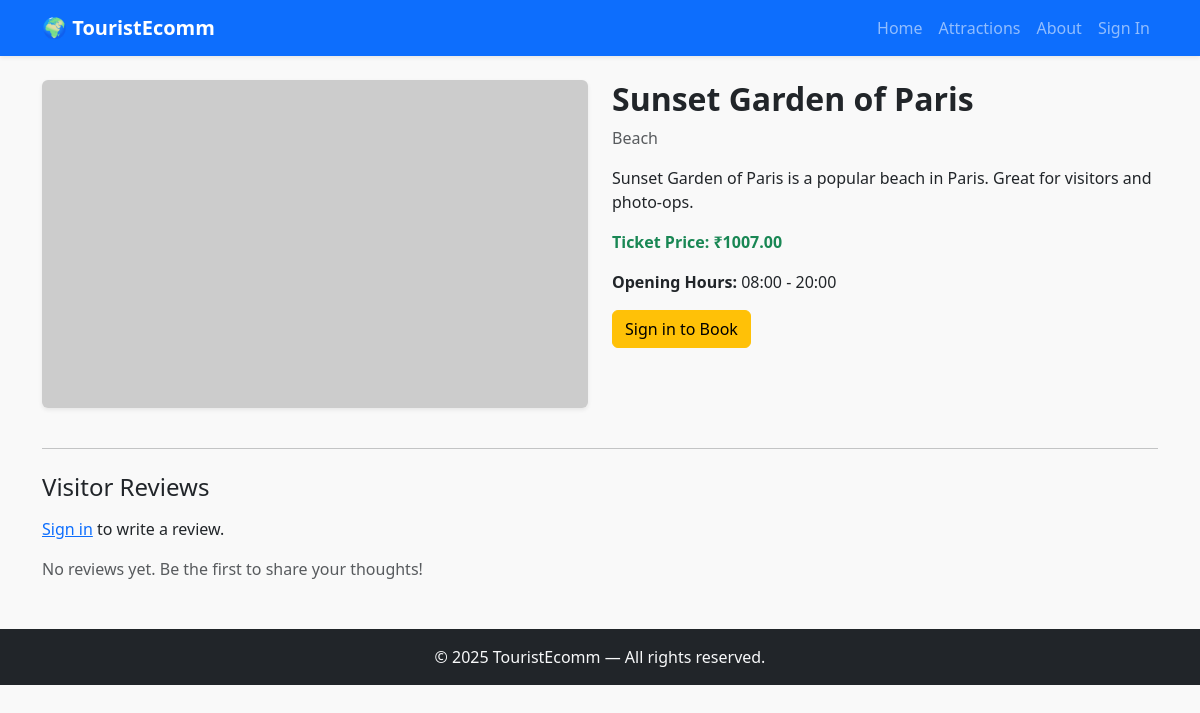
The page /attractions/sunset-garden-of-paris-60/ on the database its author committed.
### store/models.py (models this page shows)
class Attraction(models.Model):
    name = models.CharField(max_length=200)
    slug = models.SlugField(max_length=240, unique=True)
    region = models.ForeignKey(Region, on_delete=models.SET_NULL, null=True, blank=True)
    category = models.CharField(max_length=100, blank=True)
    description = models.TextField(blank=True)
    ticket_price = models.DecimalField(max_digits=8, decimal_places=2, default=0.00)
    image_url = models.URLField(blank=True)
    latitude = models.DecimalField(max_digits=9, decimal_places=6, null=True, blank=True)
    longitude = models.DecimalField(max_digits=9, decimal_places=6, null=True, blank=True)
    opening_hours = models.CharField(max_length=200, blank=True)
    available = models.BooleanField(default=True)
    created_at = models.DateTimeField(auto_now_add=True)

### store/views.py (the view)
# urls.py: path('attractions/<slug:slug>/', views.attraction_detail, name='attraction_detail'),
def attraction_detail(request, slug):
    attraction = Attraction.objects.get(slug=slug)
    reviews = Review.objects.filter(attraction=attraction)
    if request.method == 'POST' and request.user.is_authenticated:
        content = request.POST.get('review')
        Review.objects.create(user=request.user, attraction=attraction, content=content)
        messages.success(request, "Review added successfully!")
        return redirect('attraction_detail', slug=slug)
    return render(request, 'store/attraction_detail.html', {'attraction': attraction, 'reviews': reviews})

### store/templates/store/attraction_detail.html (shortened to what this page needs)
{% extends 'store/base.html' %}  {% block content %}
<div class="row mb-4">
  <div class="col-md-6">
    <img
      src="{{ attraction.image_url }}"
      class="img-fluid rounded shadow-sm mb-3"
      alt="{{ attraction.name }}"
    />
  </div>
  <div class="col-md-6">
    <h2 class="fw-bold">{{ attraction.name }}</h2>
    <p class="text-muted">{{ attraction.category }}</p>
    <p>{{ attraction.description }}</p>
    <p class="fw-bold text-success">
      Ticket Price: ₹{{ attraction.ticket_price }}
    </p>
    <p><strong>Opening Hours:</strong> {{ attraction.opening_hours }}</p>
    {% if user.is_authenticated %}
    <a
      href="{% url 'book_attractions' attraction.slug %}"
      class="btn btn-success"
      >Book Now</a
    >
    {% else %}
    <a
      href="{% url 'signin' %}?next={% url 'book_attractions' attraction.slug %}"
      class="btn btn-warning"
      >Sign in to Book</a
    >
    {% endif %}
  </div>
</div>
<hr />
<div class="mt-4">
  <h4 class="mb-3">Visitor Reviews</h4>
  {% if user.is_authenticated %}
  <form method="post" class="mb-4">
    {% csrf_token %}
    <div class="mb-3">
      <textarea
        name="review"
        rows="3"
        class="form-control"
        placeholder="Share your experience..."
        required
      ></textarea>
    </div>
    <button class="btn btn-primary">Submit Review</button>
  </form>
  {% else %}
  <p><a href="{% url 'signin' %}">Sign in</a> to write a review.</p>
  {% endif %} {% for r in reviews %}
  <div class="card mb-3 shadow-sm">
    <div class="card-body">
      <h6 class="card-title mb-1 text-primary">{{ r.user.username }}</h6>
      <p class="card-text">{{ r.content }}</p>
      <p class="text-muted mb-0">
        <small>Posted on {{ r.created_at|date:"M d, Y H:i" }}</small>
      </p>
    </div>
  </div>
  {% empty %}
  <p class="text-muted">No reviews yet. Be the first to share your thoughts!</p>
  {% endfor %}
</div>
{% endblock %}

### store/templates/store/base.html (style rules this page uses)
body { background-color: #f9f9f9; }

### rows shown on the page
Attraction: name "Sunset Garden of Paris", category "Beach", description "Sunset Garden of Paris is a popular beach in Paris. Great for visitors and photo-ops.", ticket_price "1007.00", opening_hours "08:00 - 20:00"
